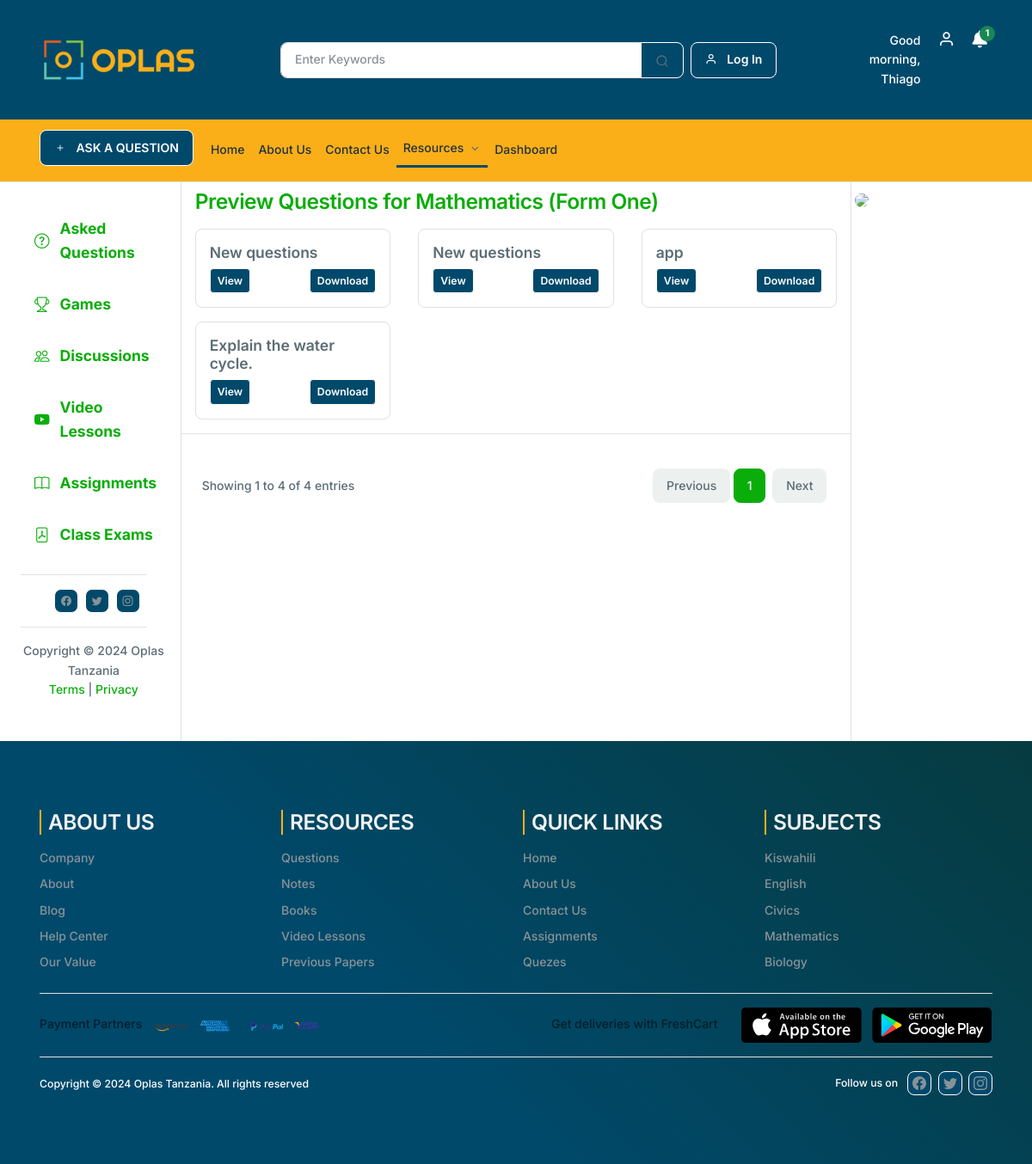
The app's page /questions-list/1/1/ (signed in), older data.
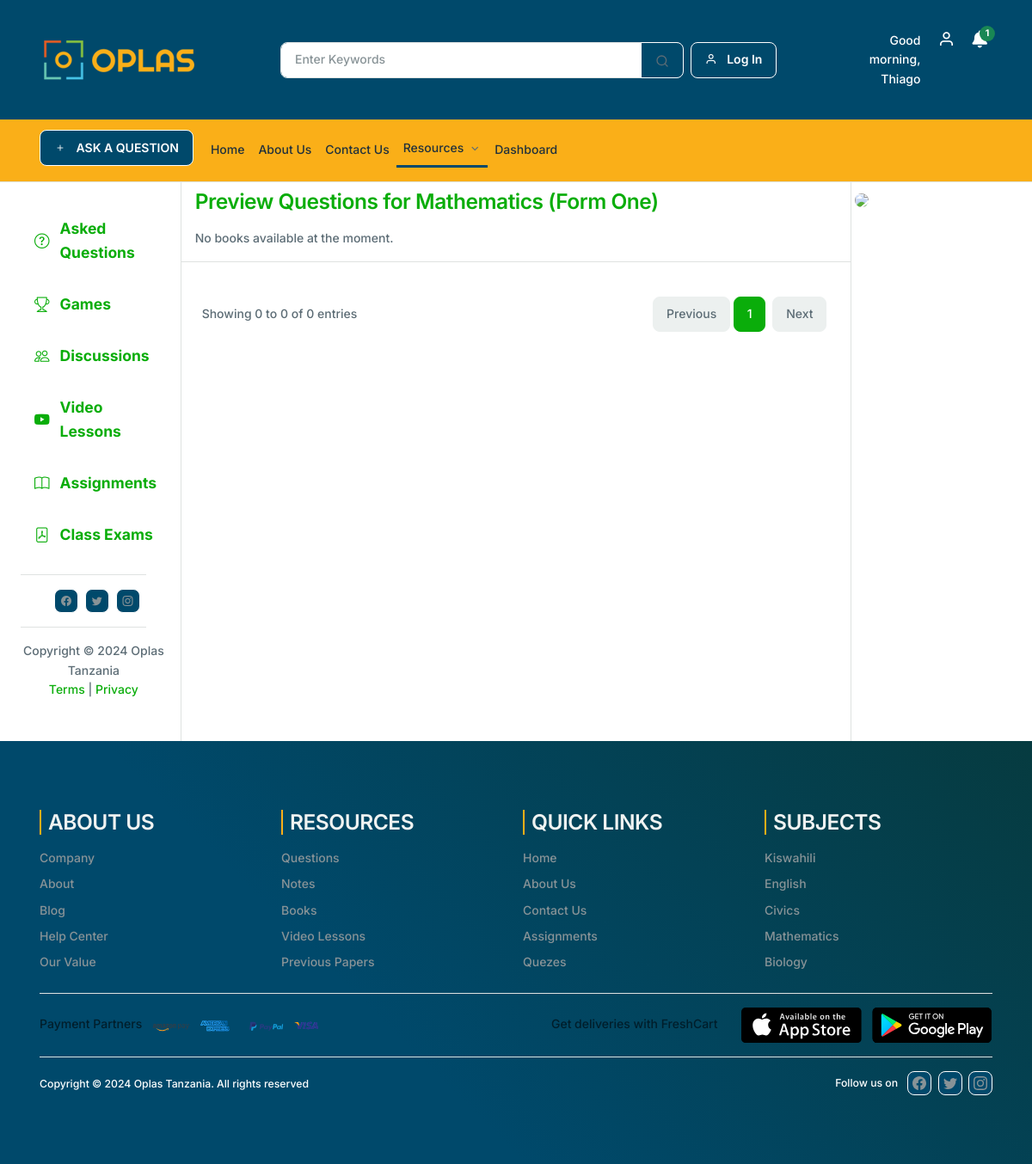
The same page, newer data.
### base/models.py (models this page shows, shortened)
class Questions(models.Model):
    QuestionName = models.TextField(verbose_name='Question Name')
    QuestionBy = models.ForeignKey(Teachers, on_delete=models.CASCADE, related_name='questionby', verbose_name='Question By')
    LevelName = models.ForeignKey(SchoolLevels, on_delete=models.CASCADE, verbose_name='Level Name')
    SubjectName = models.ForeignKey(Subjects, on_delete=models.CASCADE, verbose_name='Subject Name')
    IsApproved = models.BooleanField(verbose_name='Is Approved')
    ApprovedBy = models.ForeignKey(Teachers, on_delete=models.CASCADE, related_name= 'approvedby', verbose_name='Approved By')
    views = models.PositiveIntegerField(default=0)
    CreatedDate = models.DateTimeField(auto_now_add=True, verbose_name='Create Date')
    ModifiedDate = models.DateTimeField(auto_now=True, verbose_name='Modified Date')
    display_fields = ['QuestionName','QuestionBy','LevelName','SubjectName','IsApproved','ApprovedBy','CreatedDate','ModifiedDate']
    class Meta:
        verbose_name = 'Question'
        verbose_name_plural = 'Questions'

### base/views.py (the view)
# urls.py: path("questions-list/<int:subject_id>/<int:class_level_id>/", views.questions_view, name="questions-list"),
@login_required(login_url='home')
def questions_view(request, subject_id, class_level_id):
    sitename = "QUESTIONS | OPLAS TANZANIA"
    page_name = 'Resources'
    subject = Subjects.objects.get(id=subject_id)
    class_level = SchoolLevels.objects.get(id=class_level_id)
    questions = Questions.objects.filter(SubjectName=subject, LevelName=class_level)
    paginator = Paginator(questions, 12)
    page_number = request.GET.get('page')
    try:
        questions = paginator.page(page_number)
    except PageNotAnInteger:
        questions = paginator.page(1)
    except EmptyPage:
        questions = paginator.page(paginator.num_pages)
    context = {
        'sitename': sitename,
        'page_name': page_name,
        'questions': questions,
        'subject': subject,
        'class_level': class_level,
}
    return render(request, 'base/questions-resources.html', context)

### base/context_processors.py (called while the page is built)
def subject_context(request):
    subjects_context = Subjects.objects.all()
    return {'subjects_context': subjects_context}

def notifications_context(request):
    notifications = None
    if request.user.is_authenticated:
        try:
            notifications = request.user.notifications.all()
            unread_notifications = notifications.filter(is_read=False)
            if unread_notifications.exists():
                unread_notifications.update(is_read=True)
        except Notification.DoesNotExist:
            notifications = None
    return {'notifications': notifications}

def SubjectImage(request):
    subject_image = WebImages.objects.filter(ImageTitle='Subject').first()
    return {'subject_image': subject_image}

def NotesImage(request):
    notes_image = WebImages.objects.filter(ImageTitle='Notes').first()
    return {'notes_image': notes_image}

def BooksImage(request):
    book_image = WebImages.objects.filter(ImageTitle='Books').first()
    return {'book_image': book_image}

def PaperImage(request):
    paper_image = WebImages.objects.filter(ImageTitle='Paper').first()
    return {'paper_image': paper_image}

### base/templates/base/questions-resources.html
{% extends 'main.html' %}
{% load static %}
{% block content %}
<section class="mt-2 col-sm-12 col-lg-8 col-md-8 col-xxl-8">
   <div class="container">
      <h3 class="mb-4" style="color: #0aad0a;">Preview Questions for {{ subject.SubjectName }} ({{ class_level.LevelName }}) </h3>
      {% if questions %}
         <div class="row">
            {% for question in questions %}
               <div class="col-md-4">
                  <div class="card mb-4">
                     <div class="card-body">
                        <h5 class="card-title">{{ question.QuestionName }}</h5>
                        <div class="d-flex justify-content-between">
                           <a href="{{ book.UploadFile.url }}" class="btn btn-primary btn-sm" target="_blank">View</a>
                           <a href="{{ book.UploadFile.url }}" class="btn btn-success btn-sm" download>Download</a>
                        </div>
                     </div>
                  </div>
               </div>
            {% endfor %}
         </div>
      {% else %}
         <p>No books available at the moment.</p>
      {% endif %}
   </div>
   <div class="border-top d-md-flex justify-content-between align-items-center px-6 py-6">
      <span>
          Showing
          {{ questions.start_index }} to {{ questions.end_index }} of {{ questions.paginator.count }} entries
      </span>
      <nav aria-label="Page navigation" class="mt-4">
          <ul class="pagination justify-content-center">
              {% if questions.has_previous %}
                  <li class="page-item">
                      <a class="page-link mx-1" href="?page={{ questions.previous_page_number }}&query={{ query }}" aria-label="Previous">
                          Previous
                      </a>
                  </li>
              {% else %}
                  <li class="page-item disabled">
                      <span class="page-link mx-1">Previous</span>
                  </li>
              {% endif %}
              {% for num in questions.paginator.page_range %}
                  {% if num <= 3 or num > questions.paginator.num_pages|add:"-2" or num == questions.number or num == questions.number|add:"-1" or num == questions.number|add:"1" %}
                      <li class="page-item {% if questions.number == num %}active{% endif %}">
                          <a class="page-link" href="?page={{ num }}&query={{ query }}">{{ num }}</a>
                      </li>
                  {% elif num == 4 or num == questions.paginator.num_pages|add:"-3" %}
                      <li class="page-item disabled"><span class="page-link">...</span></li>
                  {% endif %}
              {% endfor %}
              {% if questions.has_next %}
                  <li class="page-item">
                      <a class="page-link mx-1" href="?page={{ questions.next_page_number }}&query={{ query }}" aria-label="Next">
                          Next
                      </a>
                  </li>
              {% else %}
                  <li class="page-item disabled">
                      <span class="page-link mx-1">Next</span>
                  </li>
              {% endif %}
          </ul>
      </nav>
  </div>
</section>
{% endblock %}

Row changes from the older to the newer data that the page shows:
removed Questions: QuestionName "New questions"
removed Questions: QuestionName "New questions"
removed Questions: QuestionName "app"
removed Questions: QuestionName "Explain the water cycle."
Text that changed along with them:
{{ questions.start_index }}: "1" → "0"
{{ questions.end_index }}: "4" → "0"
{{ questions.paginator.count }}: "4" → "0"
text now shown: "No books available at the moment."
